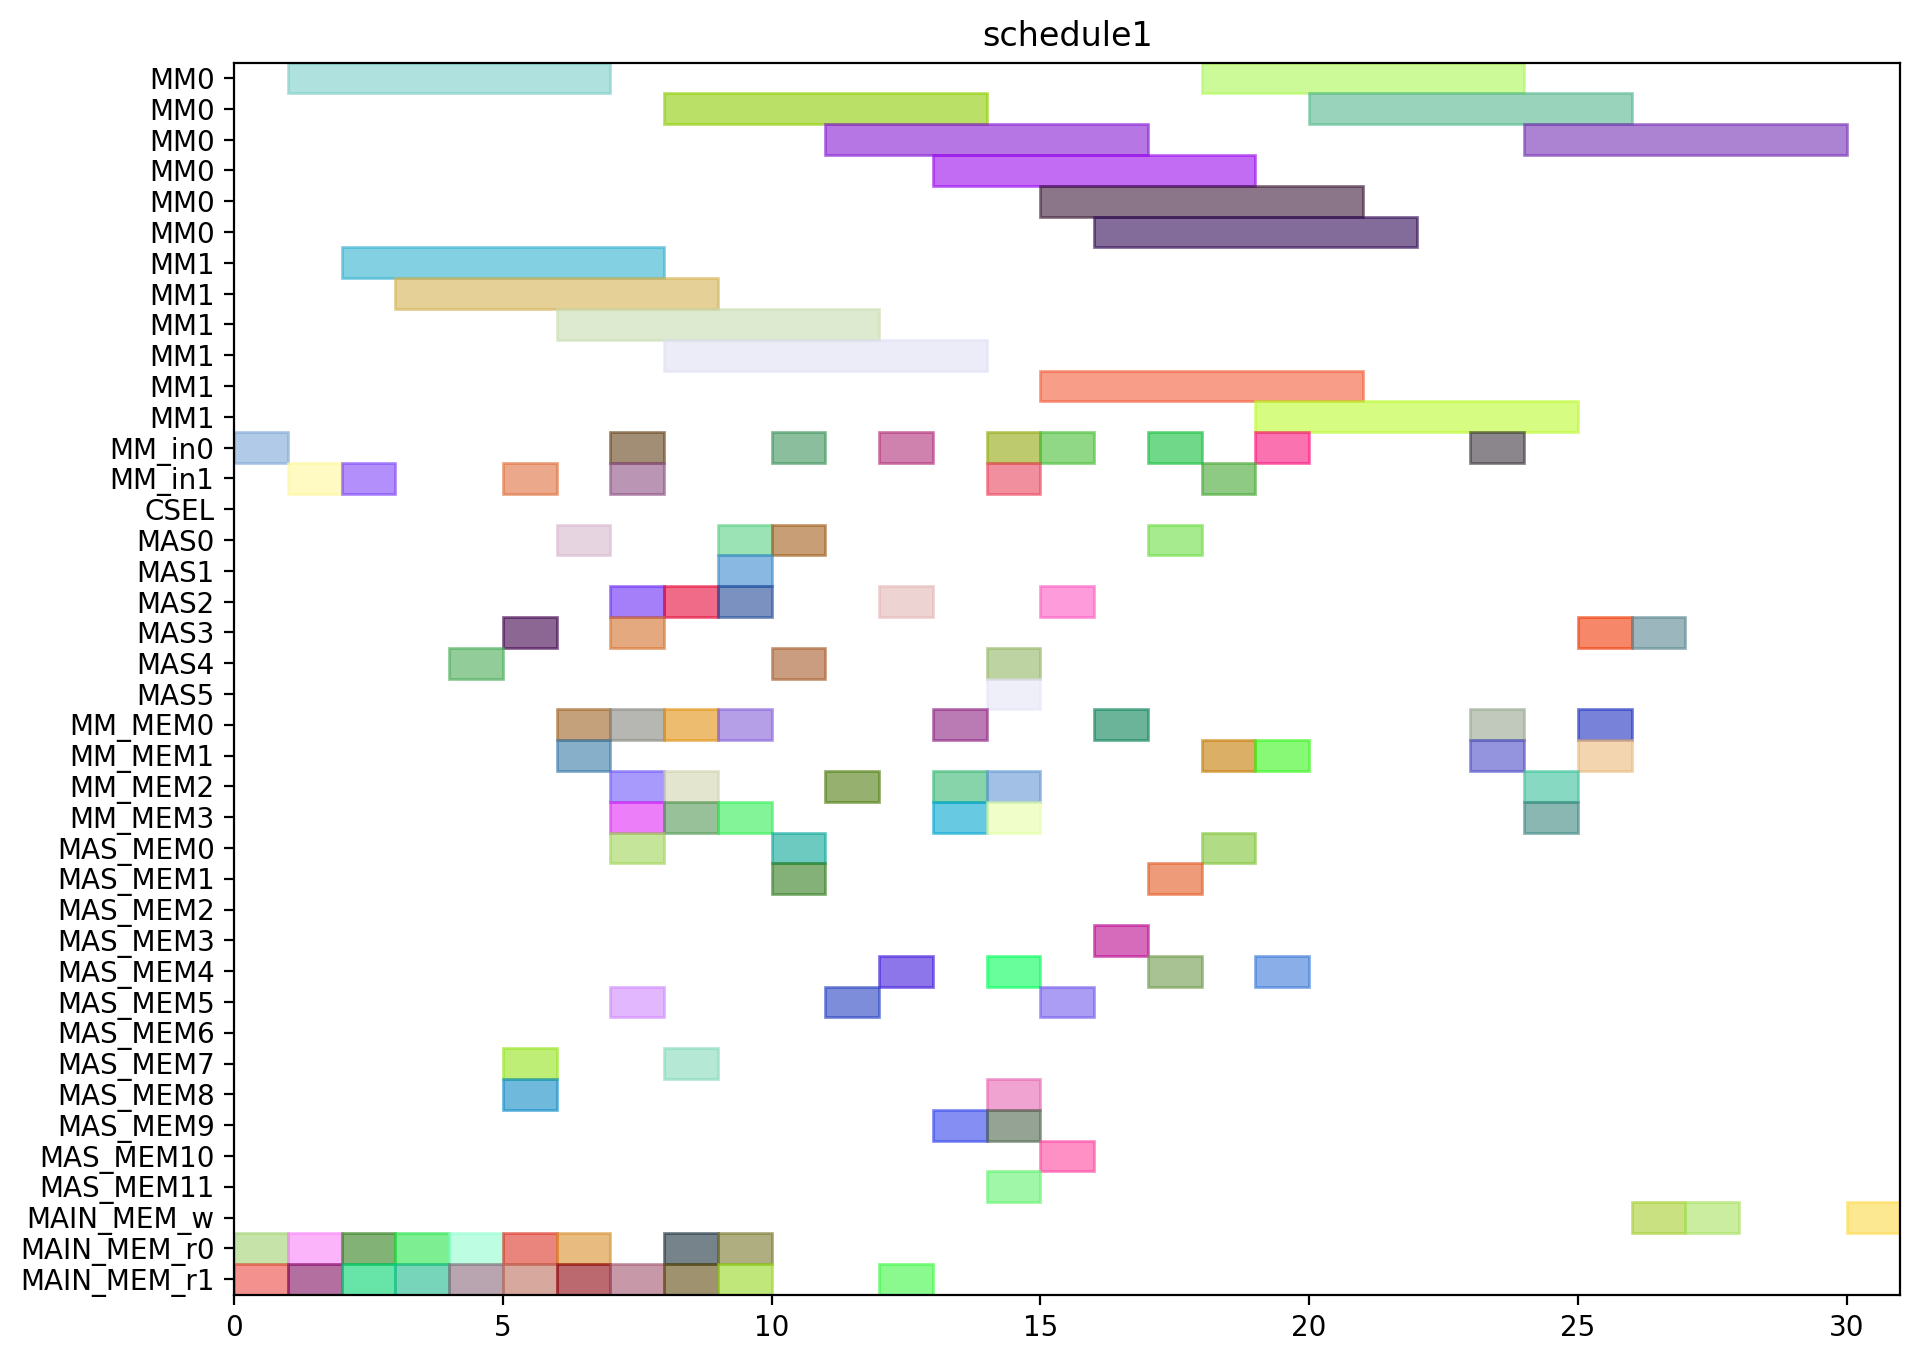

Write Python code to recreate this figure.
from pyschedule import Scenario, solvers, plotters, alt


def solve():
	horizon = 144
	S = Scenario("schedule1", horizon=horizon)

	# resource
	MM = S.Resources('MM', num=2, size=6)
	MM_in = S.Resources('MM_in', num=2)
	CSEL = S.Resource('CSEL')
	MAS = S.Resources('MAS', num=6, size=1, periods=range(1, horizon))
	MM_MEM = S.Resources('MM_MEM', num=4)
	MAS_MEM = S.Resources('MAS_MEM', num=12)
	MAIN_MEM_w = S.Resource('MAIN_MEM_w', size=1)
	MAIN_MEM_r = S.Resources('MAIN_MEM_r', num=2)

	# result of previous scheduling
	t0_in = S.Task('t0_in', length=1, delay_cost=1)
	S += t0_in >= 0
	t0_in += MM_in[0]

	t0_mem0 = S.Task('t0_mem0', length=1, delay_cost=1)
	S += t0_mem0 >= 0
	t0_mem0 += MAIN_MEM_r[0]

	t0_mem1 = S.Task('t0_mem1', length=1, delay_cost=1)
	S += t0_mem1 >= 0
	t0_mem1 += MAIN_MEM_r[1]

	t0 = S.Task('t0', length=6, delay_cost=1)
	S += t0 >= 1
	t0 += MM[0]

	t2_in = S.Task('t2_in', length=1, delay_cost=1)
	S += t2_in >= 1
	t2_in += MM_in[1]

	t2_mem0 = S.Task('t2_mem0', length=1, delay_cost=1)
	S += t2_mem0 >= 1
	t2_mem0 += MAIN_MEM_r[0]

	t2_mem1 = S.Task('t2_mem1', length=1, delay_cost=1)
	S += t2_mem1 >= 1
	t2_mem1 += MAIN_MEM_r[1]

	t1_in = S.Task('t1_in', length=1, delay_cost=1)
	S += t1_in >= 2
	t1_in += MM_in[1]

	t1_mem0 = S.Task('t1_mem0', length=1, delay_cost=1)
	S += t1_mem0 >= 2
	t1_mem0 += MAIN_MEM_r[0]

	t1_mem1 = S.Task('t1_mem1', length=1, delay_cost=1)
	S += t1_mem1 >= 2
	t1_mem1 += MAIN_MEM_r[1]

	t2 = S.Task('t2', length=6, delay_cost=1)
	S += t2 >= 2
	t2 += MM[1]

	t1 = S.Task('t1', length=6, delay_cost=1)
	S += t1 >= 3
	t1 += MM[1]

	t13_mem0 = S.Task('t13_mem0', length=1, delay_cost=1)
	S += t13_mem0 >= 3
	t13_mem0 += MAIN_MEM_r[0]

	t13_mem1 = S.Task('t13_mem1', length=1, delay_cost=1)
	S += t13_mem1 >= 3
	t13_mem1 += MAIN_MEM_r[1]

	t13 = S.Task('t13', length=1, delay_cost=1)
	S += t13 >= 4
	t13 += MAS[4]

	t14_mem0 = S.Task('t14_mem0', length=1, delay_cost=1)
	S += t14_mem0 >= 4
	t14_mem0 += MAIN_MEM_r[0]

	t14_mem1 = S.Task('t14_mem1', length=1, delay_cost=1)
	S += t14_mem1 >= 4
	t14_mem1 += MAIN_MEM_r[1]

	t14 = S.Task('t14', length=1, delay_cost=1)
	S += t14 >= 5
	t14 += MAS[3]

	t15_in = S.Task('t15_in', length=1, delay_cost=1)
	S += t15_in >= 5
	t15_in += MM_in[1]

	t15_mem0 = S.Task('t15_mem0', length=1, delay_cost=1)
	S += t15_mem0 >= 5
	t15_mem0 += MAS_MEM[8]

	t15_mem1 = S.Task('t15_mem1', length=1, delay_cost=1)
	S += t15_mem1 >= 5
	t15_mem1 += MAS_MEM[7]

	t3_mem0 = S.Task('t3_mem0', length=1, delay_cost=1)
	S += t3_mem0 >= 5
	t3_mem0 += MAIN_MEM_r[0]

	t3_mem1 = S.Task('t3_mem1', length=1, delay_cost=1)
	S += t3_mem1 >= 5
	t3_mem1 += MAIN_MEM_r[1]

	t15 = S.Task('t15', length=6, delay_cost=1)
	S += t15 >= 6
	t15 += MM[1]

	t18_mem0 = S.Task('t18_mem0', length=1, delay_cost=1)
	S += t18_mem0 >= 6
	t18_mem0 += MM_MEM[0]

	t18_mem1 = S.Task('t18_mem1', length=1, delay_cost=1)
	S += t18_mem1 >= 6
	t18_mem1 += MM_MEM[1]

	t3 = S.Task('t3', length=1, delay_cost=1)
	S += t3 >= 6
	t3 += MAS[0]

	t4_mem0 = S.Task('t4_mem0', length=1, delay_cost=1)
	S += t4_mem0 >= 6
	t4_mem0 += MAIN_MEM_r[0]

	t4_mem1 = S.Task('t4_mem1', length=1, delay_cost=1)
	S += t4_mem1 >= 6
	t4_mem1 += MAIN_MEM_r[1]

	t16_mem0 = S.Task('t16_mem0', length=1, delay_cost=1)
	S += t16_mem0 >= 7
	t16_mem0 += MM_MEM[0]

	t16_mem1 = S.Task('t16_mem1', length=1, delay_cost=1)
	S += t16_mem1 >= 7
	t16_mem1 += MM_MEM[3]

	t18 = S.Task('t18', length=1, delay_cost=1)
	S += t18 >= 7
	t18 += MAS[3]

	t20_in = S.Task('t20_in', length=1, delay_cost=1)
	S += t20_in >= 7
	t20_in += MM_in[1]

	t20_mem0 = S.Task('t20_mem0', length=1, delay_cost=1)
	S += t20_mem0 >= 7
	t20_mem0 += MM_MEM[2]

	t20_mem1 = S.Task('t20_mem1', length=1, delay_cost=1)
	S += t20_mem1 >= 7
	t20_mem1 += MAIN_MEM_r[1]

	t4 = S.Task('t4', length=1, delay_cost=1)
	S += t4 >= 7
	t4 += MAS[2]

	t5_in = S.Task('t5_in', length=1, delay_cost=1)
	S += t5_in >= 7
	t5_in += MM_in[0]

	t5_mem0 = S.Task('t5_mem0', length=1, delay_cost=1)
	S += t5_mem0 >= 7
	t5_mem0 += MAS_MEM[0]

	t5_mem1 = S.Task('t5_mem1', length=1, delay_cost=1)
	S += t5_mem1 >= 7
	t5_mem1 += MAS_MEM[5]

	t11_mem0 = S.Task('t11_mem0', length=1, delay_cost=1)
	S += t11_mem0 >= 8
	t11_mem0 += MM_MEM[2]

	t11_mem1 = S.Task('t11_mem1', length=1, delay_cost=1)
	S += t11_mem1 >= 8
	t11_mem1 += MM_MEM[3]

	t16 = S.Task('t16', length=1, delay_cost=1)
	S += t16 >= 8
	t16 += MAS[2]

	t19_mem0 = S.Task('t19_mem0', length=1, delay_cost=1)
	S += t19_mem0 >= 8
	t19_mem0 += MM_MEM[0]

	t19_mem1 = S.Task('t19_mem1', length=1, delay_cost=1)
	S += t19_mem1 >= 8
	t19_mem1 += MAS_MEM[7]

	t20 = S.Task('t20', length=6, delay_cost=1)
	S += t20 >= 8
	t20 += MM[1]

	t5 = S.Task('t5', length=6, delay_cost=1)
	S += t5 >= 8
	t5 += MM[0]

	t8_mem0 = S.Task('t8_mem0', length=1, delay_cost=1)
	S += t8_mem0 >= 8
	t8_mem0 += MAIN_MEM_r[0]

	t8_mem1 = S.Task('t8_mem1', length=1, delay_cost=1)
	S += t8_mem1 >= 8
	t8_mem1 += MAIN_MEM_r[1]

	t11 = S.Task('t11', length=1, delay_cost=1)
	S += t11 >= 9
	t11 += MAS[1]

	t19 = S.Task('t19', length=1, delay_cost=1)
	S += t19 >= 9
	t19 += MAS[2]

	t6_mem0 = S.Task('t6_mem0', length=1, delay_cost=1)
	S += t6_mem0 >= 9
	t6_mem0 += MM_MEM[0]

	t6_mem1 = S.Task('t6_mem1', length=1, delay_cost=1)
	S += t6_mem1 >= 9
	t6_mem1 += MM_MEM[3]

	t8 = S.Task('t8', length=1, delay_cost=1)
	S += t8 >= 9
	t8 += MAS[0]

	t9_mem0 = S.Task('t9_mem0', length=1, delay_cost=1)
	S += t9_mem0 >= 9
	t9_mem0 += MAIN_MEM_r[0]

	t9_mem1 = S.Task('t9_mem1', length=1, delay_cost=1)
	S += t9_mem1 >= 9
	t9_mem1 += MAIN_MEM_r[1]

	t10_in = S.Task('t10_in', length=1, delay_cost=1)
	S += t10_in >= 10
	t10_in += MM_in[0]

	t10_mem0 = S.Task('t10_mem0', length=1, delay_cost=1)
	S += t10_mem0 >= 10
	t10_mem0 += MAS_MEM[0]

	t10_mem1 = S.Task('t10_mem1', length=1, delay_cost=1)
	S += t10_mem1 >= 10
	t10_mem1 += MAS_MEM[1]

	t6 = S.Task('t6', length=1, delay_cost=1)
	S += t6 >= 10
	t6 += MAS[4]

	t9 = S.Task('t9', length=1, delay_cost=1)
	S += t9 >= 10
	t9 += MAS[0]

	t10 = S.Task('t10', length=6, delay_cost=1)
	S += t10 >= 11
	t10 += MM[0]

	t17_mem0 = S.Task('t17_mem0', length=1, delay_cost=1)
	S += t17_mem0 >= 11
	t17_mem0 += MM_MEM[2]

	t17_mem1 = S.Task('t17_mem1', length=1, delay_cost=1)
	S += t17_mem1 >= 11
	t17_mem1 += MAS_MEM[5]

	t17 = S.Task('t17', length=1, delay_cost=1)
	S += t17 >= 12
	t17 += MAS[2]

	t23_in = S.Task('t23_in', length=1, delay_cost=1)
	S += t23_in >= 12
	t23_in += MM_in[0]

	t23_mem0 = S.Task('t23_mem0', length=1, delay_cost=1)
	S += t23_mem0 >= 12
	t23_mem0 += MAS_MEM[4]

	t23_mem1 = S.Task('t23_mem1', length=1, delay_cost=1)
	S += t23_mem1 >= 12
	t23_mem1 += MAIN_MEM_r[1]

	t22_mem0 = S.Task('t22_mem0', length=1, delay_cost=1)
	S += t22_mem0 >= 13
	t22_mem0 += MM_MEM[2]

	t22_mem1 = S.Task('t22_mem1', length=1, delay_cost=1)
	S += t22_mem1 >= 13
	t22_mem1 += MM_MEM[3]

	t23 = S.Task('t23', length=6, delay_cost=1)
	S += t23 >= 13
	t23 += MM[0]

	t7_mem0 = S.Task('t7_mem0', length=1, delay_cost=1)
	S += t7_mem0 >= 13
	t7_mem0 += MM_MEM[0]

	t7_mem1 = S.Task('t7_mem1', length=1, delay_cost=1)
	S += t7_mem1 >= 13
	t7_mem1 += MAS_MEM[9]

	t21_mem0 = S.Task('t21_mem0', length=1, delay_cost=1)
	S += t21_mem0 >= 14
	t21_mem0 += MM_MEM[2]

	t21_mem1 = S.Task('t21_mem1', length=1, delay_cost=1)
	S += t21_mem1 >= 14
	t21_mem1 += MM_MEM[3]

	t22 = S.Task('t22', length=1, delay_cost=1)
	S += t22 >= 14
	t22 += MAS[5]

	t25_in = S.Task('t25_in', length=1, delay_cost=1)
	S += t25_in >= 14
	t25_in += MM_in[1]

	t25_mem0 = S.Task('t25_mem0', length=1, delay_cost=1)
	S += t25_mem0 >= 14
	t25_mem0 += MAS_MEM[8]

	t25_mem1 = S.Task('t25_mem1', length=1, delay_cost=1)
	S += t25_mem1 >= 14
	t25_mem1 += MAS_MEM[11]

	t28_in = S.Task('t28_in', length=1, delay_cost=1)
	S += t28_in >= 14
	t28_in += MM_in[0]

	t28_mem0 = S.Task('t28_mem0', length=1, delay_cost=1)
	S += t28_mem0 >= 14
	t28_mem0 += MAS_MEM[4]

	t28_mem1 = S.Task('t28_mem1', length=1, delay_cost=1)
	S += t28_mem1 >= 14
	t28_mem1 += MAS_MEM[9]

	t7 = S.Task('t7', length=1, delay_cost=1)
	S += t7 >= 14
	t7 += MAS[4]

	t21 = S.Task('t21', length=1, delay_cost=1)
	S += t21 >= 15
	t21 += MAS[2]

	t25 = S.Task('t25', length=6, delay_cost=1)
	S += t25 >= 15
	t25 += MM[1]

	t27_in = S.Task('t27_in', length=1, delay_cost=1)
	S += t27_in >= 15
	t27_in += MM_in[0]

	t27_mem0 = S.Task('t27_mem0', length=1, delay_cost=1)
	S += t27_mem0 >= 15
	t27_mem0 += MAS_MEM[10]

	t27_mem1 = S.Task('t27_mem1', length=1, delay_cost=1)
	S += t27_mem1 >= 15
	t27_mem1 += MAS_MEM[5]

	t28 = S.Task('t28', length=6, delay_cost=1)
	S += t28 >= 15
	t28 += MM[0]

	t12_mem0 = S.Task('t12_mem0', length=1, delay_cost=1)
	S += t12_mem0 >= 16
	t12_mem0 += MM_MEM[0]

	t12_mem1 = S.Task('t12_mem1', length=1, delay_cost=1)
	S += t12_mem1 >= 16
	t12_mem1 += MAS_MEM[3]

	t27 = S.Task('t27', length=6, delay_cost=1)
	S += t27 >= 16
	t27 += MM[0]

	t12 = S.Task('t12', length=1, delay_cost=1)
	S += t12 >= 17
	t12 += MAS[0]

	t29_in = S.Task('t29_in', length=1, delay_cost=1)
	S += t29_in >= 17
	t29_in += MM_in[0]

	t29_mem0 = S.Task('t29_mem0', length=1, delay_cost=1)
	S += t29_mem0 >= 17
	t29_mem0 += MAS_MEM[4]

	t29_mem1 = S.Task('t29_mem1', length=1, delay_cost=1)
	S += t29_mem1 >= 17
	t29_mem1 += MAS_MEM[1]

	t29 = S.Task('t29', length=6, delay_cost=1)
	S += t29 >= 18
	t29 += MM[0]


	# new tasks
	t24 = S.Task('t24', length=6, delay_cost=1)
	t24 += alt(MM)
	t24_in = S.Task('t24_in', length=1, delay_cost=1)
	t24_in += alt(MM_in)
	S += t24_in*MM_in[0]<=t24*MM[0]
	S += t24_in*MM_in[1]<=t24*MM[1]
	t24_mem0 = S.Task('t24_mem0', length=1, delay_cost=1)
	t24_mem0 += MAS_MEM[0]
	S += 17 < t24_mem0
	S += t24_mem0 <= t24

	t24_mem1 = S.Task('t24_mem1', length=1, delay_cost=1)
	t24_mem1 += MM_MEM[1]
	S += 18 < t24_mem1
	S += t24_mem1 <= t24

	t26 = S.Task('t26', length=6, delay_cost=1)
	t26 += alt(MM)
	t26_in = S.Task('t26_in', length=1, delay_cost=1)
	t26_in += alt(MM_in)
	S += t26_in*MM_in[0]<=t26*MM[0]
	S += t26_in*MM_in[1]<=t26*MM[1]
	t26_mem0 = S.Task('t26_mem0', length=1, delay_cost=1)
	t26_mem0 += MAS_MEM[4]
	S += 9 < t26_mem0
	S += t26_mem0 <= t26

	t26_mem1 = S.Task('t26_mem1', length=1, delay_cost=1)
	t26_mem1 += MM_MEM[1]
	S += 18 < t26_mem1
	S += t26_mem1 <= t26

	PZ_new = S.Task('PZ_new', length=6, delay_cost=1)
	PZ_new += alt(MM)
	PZ_new_in = S.Task('PZ_new_in', length=1, delay_cost=1)
	PZ_new_in += alt(MM_in)
	S += PZ_new_in*MM_in[0]<=PZ_new*MM[0]
	S += PZ_new_in*MM_in[1]<=PZ_new*MM[1]
	S += 0<PZ_new

	PZ_new_w = S.Task('PZ_new_w', length=1, delay_cost=1)
	PZ_new_w += alt(MAIN_MEM_w)
	S += PZ_new <= PZ_new_w

	PZ_new_mem0 = S.Task('PZ_new_mem0', length=1, delay_cost=1)
	PZ_new_mem0 += MM_MEM[0]
	S += 23 < PZ_new_mem0
	S += PZ_new_mem0 <= PZ_new

	PZ_new_mem1 = S.Task('PZ_new_mem1', length=1, delay_cost=1)
	PZ_new_mem1 += MM_MEM[1]
	S += 20 < PZ_new_mem1
	S += PZ_new_mem1 <= PZ_new

	PX_new = S.Task('PX_new', length=1, delay_cost=1)
	PX_new += alt(MAS)
	S += 0<PX_new

	PX_new_w = S.Task('PX_new_w', length=1, delay_cost=1)
	PX_new_w += alt(MAIN_MEM_w)
	S += PX_new <= PX_new_w

	PX_new_mem0 = S.Task('PX_new_mem0', length=1, delay_cost=1)
	PX_new_mem0 += MM_MEM[2]
	S += 20 < PX_new_mem0
	S += PX_new_mem0 <= PX_new

	PX_new_mem1 = S.Task('PX_new_mem1', length=1, delay_cost=1)
	PX_new_mem1 += alt(MM_MEM)
	S += (t24*MM[0])-1 < PX_new_mem1*MM_MEM[1]
	S += (t24*MM[1])-1 < PX_new_mem1*MM_MEM[3]
	S += PX_new_mem1 <= PX_new

	PY_new = S.Task('PY_new', length=1, delay_cost=1)
	PY_new += alt(MAS)
	S += 0<PY_new

	PY_new_w = S.Task('PY_new_w', length=1, delay_cost=1)
	PY_new_w += alt(MAIN_MEM_w)
	S += PY_new <= PY_new_w

	PY_new_mem0 = S.Task('PY_new_mem0', length=1, delay_cost=1)
	PY_new_mem0 += MM_MEM[0]
	S += 21 < PY_new_mem0
	S += PY_new_mem0 <= PY_new

	PY_new_mem1 = S.Task('PY_new_mem1', length=1, delay_cost=1)
	PY_new_mem1 += alt(MM_MEM)
	S += (t26*MM[0])-1 < PY_new_mem1*MM_MEM[1]
	S += (t26*MM[1])-1 < PY_new_mem1*MM_MEM[3]
	S += PY_new_mem1 <= PY_new

	solvers.mip.solve(S,msg=1,kind='CPLEX',ratio_gap=1.01)

	solution = [['hoge']*len(S.solution()[1]) for i in range(len(S.solution()))]
	for i in range(len(S.solution())):
		for j in range(len(S.solution()[i])):
			solution[i][j]=str(S.solution()[i][j])
	print(solution)

	cycles = int(solution[-1][3])

	pic_file_name = "/home/mfukuda/ABE/multiRAM_multiMAS_16mux/scheduling_result/stage6MM2_stage1MAS6/EP_ADD_A_0/schedule1.png"
	if(S.solution() != []):
		plotters.matplotlib.plot(S,img_filename=pic_file_name, show_task_labels=False, fig_size=(cycles*0.25+3, 8))

	return solution
